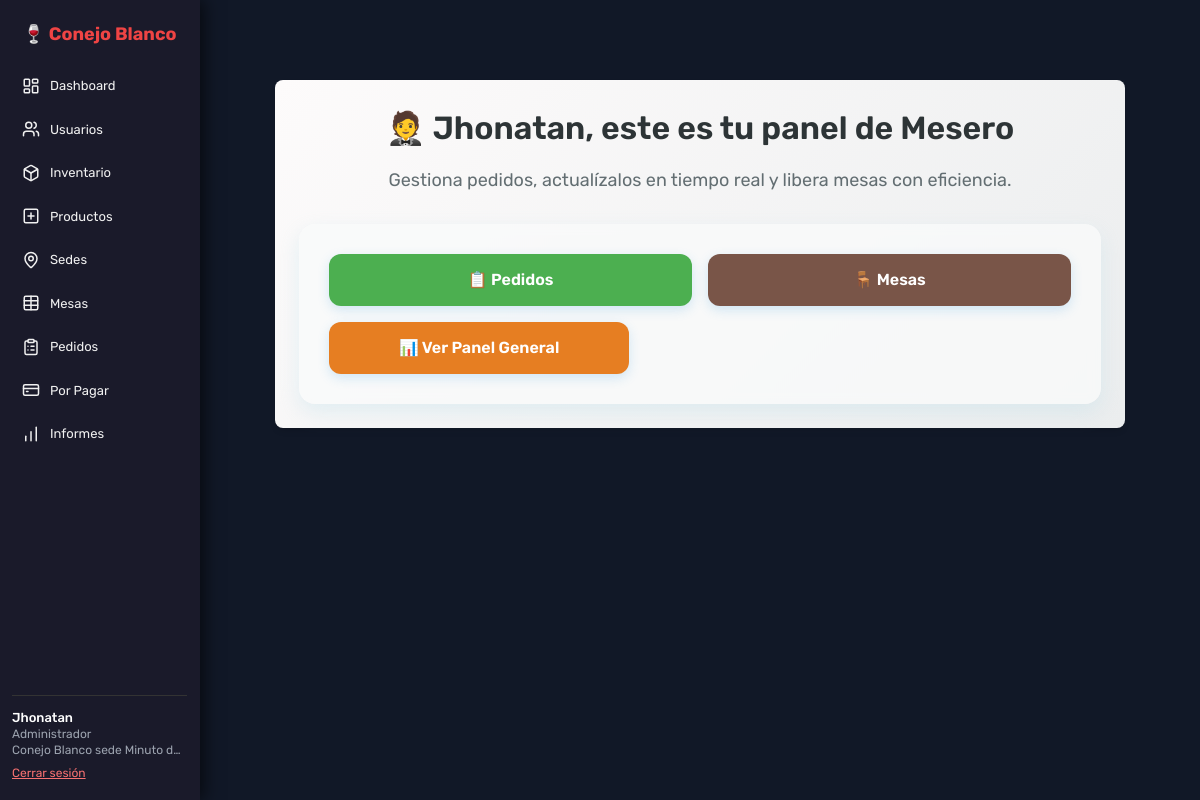
The page /api/usuarios/dashboard/mesero/ (signed in) on the database its author committed.
### usuarios/models.py (models this page shows, shortened)
class Usuario(AbstractUser):
    rol = models.CharField(max_length=20, choices=ROLES)
    sede = models.ForeignKey(Sede, on_delete=models.CASCADE, null=True, blank=False)

### sede/models.py (models this page shows, shortened)
class Sede(models.Model):
    nombre = models.CharField(max_length=100)
    direccion = models.CharField(max_length=255)
    telefono = models.CharField(max_length=20)
    email = models.EmailField()

### usuarios/views.py (the view)
# urls.py: path('dashboard/mesero/', views.dashboard_mesero, name='dashboard_mesero'),
@login_required
def dashboard_mesero(request):
    return render(request, 'usuarios/dashboard_mesero.html')

### usuarios/context_processors.py (called while the page is built)
def es_admin_processor(request):
    if request.user.is_authenticated:
        return {'es_administrador': request.user.rol == 'administrador'}
    return {'es_administrador': False}

### templates/usuarios/dashboard_mesero.html (shortened to what this page needs)
{% extends 'base.html' %}
{% load static %}
{% block head %}
<link rel="stylesheet" href="{% static 'css/usuarios/dash_mesero.css' %}">
{% endblock %}
{% block content %}
<div class="dashboard-mesero bg-white dark:bg-gray-900 text-gray-900 dark:text-gray-100 p-6 rounded-lg shadow-md">
  <h2>🤵 {{ user.first_name }}, este es tu panel de Mesero</h2>
  <p>Gestiona pedidos, actualízalos en tiempo real y libera mesas con eficiencia.</p>
  <div class="acciones-mesero grid grid-cols-2 gap-4 mt-4">
    <a href="{% url 'ver_pedidos' %}" class="btn-mesero tomar">📋 Pedidos</a>
    <a href="{% url 'ver_mesas' %}" class="btn-mesero ver-mesa">🪑 Mesas</a>
    <a href="{% url 'panel_general' %}" class="btn-mesero general">📊 Ver Panel General</a>
  </div>
</div>
{% endblock %}

### templates/base.html (shortened to what this page needs)
{% load static %}
<!DOCTYPE html>
<html lang="es">
<head>
    <script src="https://cdn.tailwindcss.com"></script>
    <link rel="stylesheet" href="{% static 'css/base_estilos.css' %}">
    {% block head %}{% endblock %}
</head>
<body class="flex bg-gray-900 text-white min-h-screen">
    <aside class="sidebar">
        <div class="sidebar-header">
            <h1 class="text-lg font-bold text-red-500 text-center">🍷 Conejo Blanco</h1>
        </div>
        <nav class="sidebar-nav">
            {% if user.is_authenticated %}
                {% if user.rol == 'administrador' %}
                    <a href="{% url 'panel_general' %}"><i data-lucide="layout-dashboard"></i> Dashboard</a>
                    <a href="{% url 'listar_usuarios' %}"><i data-lucide="users"></i> Usuarios</a>
                    <a href="{% url 'lista_productos' %}"><i data-lucide="box"></i> Inventario</a>
                    <a href="{% url 'crear_producto' %}"><i data-lucide="plus-square"></i> Productos</a>
                    <a href="{% url 'listar_sedes' %}"><i data-lucide="map-pin"></i> Sedes</a>
                    <a href="{% url 'ver_mesas' %}"><i data-lucide="table"></i> Mesas</a>
                    <a href="{% url 'ver_pedidos' %}"><i data-lucide="clipboard-list"></i> Pedidos</a>
                    <a href="{% url 'pedidos_por_pagar' %}"><i data-lucide="credit-card"></i> Por Pagar</a>
                    <a href="{% url 'informe_producto' %}"><i data-lucide="bar-chart"></i> Informes</a>
                {% elif user.rol == 'mesero' %}
                    <a href="{% url 'panel_general' %}"><i data-lucide="layout-dashboard"></i> Dashboard</a>
                    <a href="{% url 'ver_mesas' %}"><i data-lucide="table"></i> Mesas</a>
                    <a href="{% url 'ver_pedidos' %}"><i data-lucide="clipboard-list"></i> Pedidos</a>
                {% endif %}
            {% endif %}
        </nav>
        {% if user.is_authenticated %}
        <div class="sidebar-user">
            <p class="font-medium truncate">{{ user.first_name }}</p>
            <p class="text-xs text-gray-400 capitalize">{{ user.rol }}</p>
            <p class="text-xs text-gray-400 truncate">{{ user.sede.nombre|default:"Sin sede" }}</p>
            <a href="{% url 'logout' %}" class="logout-link">Cerrar sesión</a>
        </div>
        {% endif %}
    </aside>
    <main class="main-content">
        {% block content %}{% endblock %}
    </main>
</body>
</html>

### static/css/base_estilos.css (style rules this page uses)
body { font-family: 'Rubik', sans-serif; background-color: #1a1a2a ; color: #f0f0f0; }
.sidebar { width: 200px; height: 100vh; background: #1a1a2a ; position: fixed; top: 0; left: 0; display: flex; flex-direction: column; padding: 20px 12px; border-right: 1px solid #1a1a2a ; box-shadow: 4px 0 16px rgba(0, 0, 0, 0.6); font-size: 14px; }
.sidebar-header { margin-bottom: 20px; }
.sidebar-nav { flex-grow: 1; display: flex; flex-direction: column; gap: 8px; }
.sidebar-nav a { display: flex; align-items: center; gap: 10px; padding: 8px 10px; border-radius: 8px; text-decoration: none; color: #f0f0f0; transition: all 0.2s ease-in-out; font-size: 13px; }
.sidebar-nav a svg { width: 18px; height: 18px; }
.sidebar-user { margin-top: auto; border-top: 1px solid #333; padding-top: 14px; font-size: 13px; line-height: 1.2; }
.logout-link { display: block; margin-top: 8px; color: #f87171; text-decoration: underline; font-size: 12px; }
.main-content { margin-left: 200px; padding: 30px; width: calc(100% - 200px); }

### static/css/usuarios/dash_mesero.css (style rules this page uses)
body { font-family: 'Rubik', sans-serif; }
.dashboard-mesero { background: linear-gradient(135deg, #fdfbfb, #ebedee); padding: 50px; border-radius: 24px; max-width: 850px; margin: 50px auto; box-shadow: 0 20px 40px rgba(0, 0, 0, 0.1), 0 0 40px rgba(147, 197, 253, 0.25), inset 0 0 10px rgba(255, 255, 255, 0.4); text-align: center; animation: fadeInMesero 0.9s ease-in-out; color: #1f2937; position: relative; backdrop-filter: blur(6px); }
.dashboard-mesero h2 { color: #2d3436; font-size: 32px; margin-bottom: 15px; font-weight: 600; }
.dashboard-mesero p { color: #636e72; font-size: 18px; margin-bottom: 30px; }
.acciones-mesero { display: flex; flex-wrap: wrap; gap: 20px; justify-content: center; background: #f9fafbcc; padding: 30px; border-radius: 16px; backdrop-filter: blur(6px); box-shadow: 0 8px 20px rgba(173, 216, 230, 0.3), 0 0 18px rgba(255, 255, 255, 0.15); transition: all 0.4s ease; }
.btn-mesero { background-color: #3498db; color: white; text-decoration: none; padding: 14px 28px; border-radius: 12px; font-weight: 600; transition: all 0.35s ease; box-shadow: 0 4px 12px rgba(52, 152, 219, 0.2); display: inline-block; position: relative; overflow: hidden; }
.btn-mesero::after { content: ''; position: absolute; top: 0; left: 0; width: 0%; height: 100%; background: rgba(255, 255, 255, 0.15); transition: width 0.4s ease; z-index: 0; }
.btn-mesero.tomar { background-color: #4caf50; }
.btn-mesero.ver-mesa { background-color: #795548; }
.btn-mesero.general { background-color: #e67e22; width: 100%; max-width: 300px; }

### static/css/animaciones.css (style rules this page uses)
main { animation: fadeIn 0.6s ease-out; }

### rows shown on the page
Usuario: first_name "Jhonatan", rol "Administrador", sede.nombre "Conejo Blanco sede Minuto d…"
